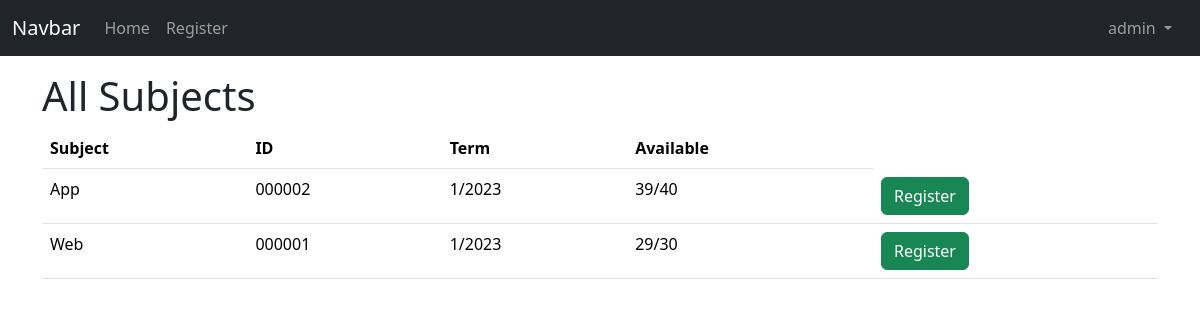
Page /subjects/ (signed in) on the committed database.
### users/models.py (models this page shows)
class CustomUser(AbstractUser):
    email = models.EmailField(unique=True)
    RegSubject_set = models.ManyToManyField(to='subjects.subject', through='users.ListRegSubject',related_name='StudentReg_set')

### subjects/models.py (models this page shows, shortened)
class subject(models.Model):
    subjectID = models.CharField(max_length=6)
    subjectName = models.CharField(max_length=64)
    term = models.IntegerField(default=0)
    year = models.IntegerField(default=datetime.now().year)
    remaining_class = models.IntegerField()
    max_class = models.IntegerField()
    subjectStatus = models.BooleanField(default=False)

### subjects/views.py (the view)
# urls.py: path('', views.showallsubject, name='allsubject'),
@login_required
def showallsubject(request):
    return render(request, 'subjects/subject.html', {'all_subjects': subject.objects.all()})

### subjects/templates/subjects/subject.html (shortened to what this page needs)
{% extends "subjects/layout.html" %}
{% block body %}
    <h1 class="mt-3">All Subjects</h1>
    <table class="table">
        <thead>
          <tr>
            <th scope="col">Subject</th>
            <th scope="col">ID</th>
            <th scope="col">Term</th>
            <th scope="col">Available</th>
          </tr>
        </thead>
        <tbody>
    {% for subject in all_subjects %}
        <tr>
            <form action="users/register" method="post">
                <td name="subjectName">{{subject.subjectName}}</th>
                <td name="subjectID">{{ subject.subjectID }}</td>
                <td>{{ subject.term }}/{{ subject.year }}</td>
                <td name="available">{{ subject.remaining_class }}/{{ subject.max_class }}</td>
                {% if subject.subjectStatus %}
                    <td><a href="register/{{subject.subjectID}}" class="btn btn-success" onclick="return confirm('Comfirm Register or not.')">Register</a></td>
                {% else %}
                    <td>Close<td>
                {% endif %}
            </form>
        </tr>
    {% empty %}
        <p>ไม่มีรายวิชาเปิดในเทอมนี้</p>
    {% endfor %}
{% endblock %}

### subjects/templates/subjects/layout.html (shortened to what this page needs)
<!DOCTYPE html>
<html lang="en">
<head>
    <link href="https://cdn.jsdelivr.net/npm/bootstrap@5.3.2/dist/css/bootstrap.min.css" rel="stylesheet">
</head>
<body>
  <nav class="navbar navbar-expand-lg navbar-dark bg-dark">
    <div class="container-fluid">
      <a class="navbar-brand" href="#">Navbar</a>
      <div class="collapse navbar-collapse" id="navbarSupportedContent">
        <ul class="navbar-nav me-auto mb-2 mb-lg-0">
          <li class="nav-item">
            <a class="nav-link" aria-current="page" href="{% url 'index' %}">Home</a>
          </li>
          <li class="nav-item">
            <a class="nav-link" href="{% url 'allsubject' %}">Register</a>
          </li>
        </ul>
        {% if user.is_authenticated %}
          <ul class="navbar-nav me-2">
            <li class="nav-item dropdown">
              <a class="nav-link dropdown-toggle" href="#" role="button" data-bs-toggle="dropdown" aria-expanded="false">
                {{ user.username }}
              </a>
            </li>
          </ul>
        {% endif %}
      </div>
    </div>
  </nav>
  <div class="container">
      {% block body %}
      {% endblock %}
  </div>
</body>
</html>

### rows in the picture
CustomUser: username "admin"
subject: subjectName "App", subjectID "000002", term "1", year "2023", remaining_class "39", max_class "40"
subject: subjectName "Web", subjectID "000001", term "1", year "2023", remaining_class "29", max_class "30"
